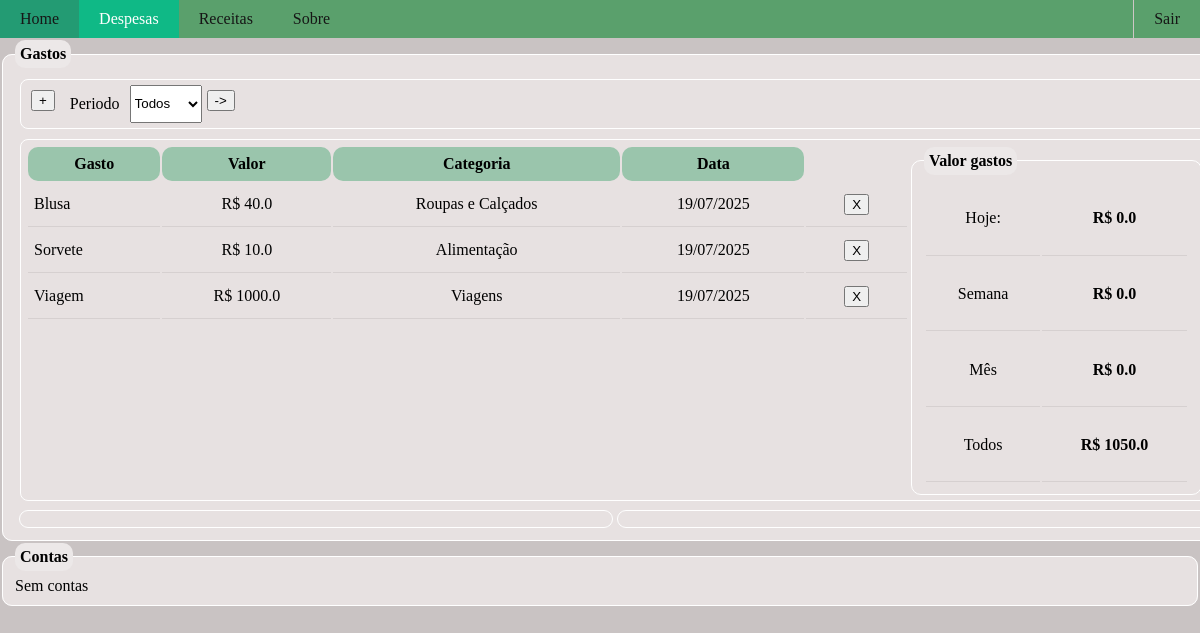
The page /gastos (signed in) on the database its author committed.
### site_flask/models.py (models this page shows)
class Gasto(db.Model):
    id = db.Column(db.Integer, primary_key=True)
    descricao = db.Column(db.String,nullable=False)
    valor = db.Column(db.Float,nullable=False)
    categoria = db.Column(db.String,default='Nenhuma')
    data = db.Column(db.String,default=datetime.strftime(datetime.now(),'%d/%m/%Y'))
    id_usuario = db.Column(db.Integer,db.ForeignKey('usuario.id'),nullable=False)

### site_flask/routes.py (the view)
@app.route("/gastos", methods=['GET','POST'])
@login_required
def gastos():
    form = Periodo()
    form.di.choices=['Todos','Hoje','Semana','Mês']
    if form.validate_on_submit:
        print(form.di.data)
    lista_gastos = Gasto.query.filter_by(id_usuario=current_user.id).all()
    gc = gastos_manager.get_gastos_categoria(lista_gastos)
    gm = gastos_manager.get_gastos_mes(lista_gastos)
    gd = gastos_manager.valor_gastos_dia(lista_gastos)
    gs = gastos_manager.valor_gastos_semana(lista_gastos)
    gmes = gastos_manager.valor_gastos_mes(lista_gastos)
    gt = gastos_manager.valor_todos_gastos(lista_gastos)
    vg = {'gd':gd,'gs':gs,'gm':gmes,'gt':gt}
    lc =[]
    lv = []
    meses = []
    valor = []
    for i in gc:
        lc.append(i['categoria'])
        lv.append(i['valor'])
    for i in gm:
        meses.append(i['mes'])
        valor.append(i['valor'])
    gt = gastos_manager.gastos_por_periodo(lista_gastos,'20/06/2025','10/08/2025')
    print(gt)
    return render_template("gastos.html",lista_gastos=lista_gastos,lc=lc,lv=lv,meses=meses,valor=valor,form=form,vg=vg)

### site_flask/forms.py
class Periodo(FlaskForm):
    di = SelectField("Periodo")
    df = DateTimeField('Data_Final')

### site_flask/gastos_manager.py (called while the page is built)
def get_categorias(lista:list):
        categorias = []
        for g in lista:
            if str(g.categoria).strip() not in categorias:
                categorias.append(str(g.categoria))
        return categorias

def get_valor_total(lista:list):
    valor = 0.0
    for g in lista:
          valor+=float(g.valor)
    return valor

def get_gastos_categoria(lista:list):
    categorias = get_categorias(lista)
    gastos_categoria = []
    for ct in categorias:
        dc = {'categoria':ct,'valor':0,'porcentagem':0}
        for g in lista:
            if str(ct)==str(g.categoria):
                dc['valor']+=g.valor
        dc['porcentagem']=float(round(dc['valor']*100/get_valor_total(lista),2))
        gastos_categoria.append(dc)
    return gastos_categoria

def get_gastos_mes(lista:list):
        meses = ['Jan','Fev','Mar','Abr','Mai','Jun','Jul','Ago','Set','Out','Nov','Dez']
        l = []
        mes_atual = int(datetime.today().strftime('%m'))
        y = int(datetime.today().strftime('%Y'))
        for i in range(0,mes_atual):
            valor = 0.0
            di = datetime.strptime("01/{}/{}".format(i+1,y),"%d/%m/%Y")
            df = datetime.strptime("{}/{}/{}".format((calendar.monthrange(y,i+1)[1]),i+1,y),"%d/%m/%Y")
            for g in lista:
                    gd = datetime.strptime(g.data,"%d/%m/%Y")
                    if gd>=di and gd<=df:
                        valor = valor+g.valor
            l.append({'mes':meses[i],'valor':valor})
        return l

def gastos_por_periodo(lista:list,di,df):
    l = []
    di = datetime.strptime(di,'%d/%m/%Y')
    df = datetime.strptime(df,'%d/%m/%Y')
    for g in lista:
         data = datetime.strptime(g.data,'%d/%m/%Y')
         if data>=di and data<=df:
            l.append(g)
    return l

def valor_gastos_periodo(lista:list,di,df):
    l = gastos_por_periodo(lista,di,df)
    valor = 0.0
    for g in l:
        valor+=g.valor
    return valor

def valor_gastos_dia(lista:list):
    return valor_gastos_periodo(lista,util.today(),util.today())

def valor_gastos_semana(lista:list):
     return valor_gastos_periodo(lista,util.first_day_week(),util.today())

def valor_gastos_mes(lista:list):
     return valor_gastos_periodo(lista,util.first_day_mes(),util.today())

def valor_todos_gastos(lista:list):
     return round(valor_gastos_periodo(lista,'01/01/2025',util.today()),2)

### site_flask/templates/gastos.html (shortened to what this page needs)
{% extends "home.html" %}
{% block body %}
<body>
<ul>
    <li><a href="home">Home</a></li>
    <li><a href="gastos" class="active">Despesas</a></li>
    <li><a href="receitas">Receitas</a></li>
    <li><a href="sobre">Sobre</a></li>
    <li style="float: right;"><a href="logout">Sair</a></li>
</ul>
<div class="vbox">
    <fieldset style="width: 100%;">
        <legend>Gastos</legend>
        <div class="acoes">
        <form action="addgasto"><button type="submit" >+</button></form>
        {{form.di.label(style="margin:10px;")}} {{form.di()}}
        <form>
        <button type="submit">-></button>
        </form>
        </div>
        <div class="acoes">
       <div class="table-div">
       <table>
            <thead><tr><th>Gasto</th>
                <th>Valor</th>
                <th>Categoria</th>
                <th>Data</th></tr></thead>
       <tbody>
        {% for g in lista_gastos %}
            <tr><td style="text-align: left;">{{g.descricao}}</td>
                <td>R$ {{g.valor}}</td>
                <td>{{g.categoria}}</td>
                <td>{{g.data}}</td>
                <td><form action="remove/{{g.id}}"><button>X</button></form></td>
            </tr>
            {% endfor %}
        </tbody></table></div>
    <fieldset style="width: 30%;">
        <legend>Valor gastos</legend>
        <table><tr><td>Hoje:</td><td><h4>R$ {{vg['gd']}}</h4></td></tr>
            <tr><td>Semana</td><td><h4>R$ {{vg['gs']}}</h4></td></tr>
            <tr><td>Mês</td><td><h4>R$ {{vg['gm']}}</h4></td></tr>
            <tr><td>Todos</td><td><h4>R$ {{vg['gt']}}</h4></td></tr>
        </table>
    </fieldset>
    </div>
        <div class="hbox">
            <fieldset style="width:50%;">
            </fieldset>
        <fieldset style="width: 50%;">
        </fieldset>
        </div>
    </fieldset>
    <fieldset>
        <legend>Contas</legend>
        Sem contas
    </fieldset>
</div>
</body>
{% endblock %}

### site_flask/static/style.css (style rules this page uses)
body { background-color: #c9c3c3; font-size: 16px; padding: 0px; width: 100%; margin: 0px; justify-content: center; }
button { margin: 5px; }
ul { list-style-type: none; margin: 0px; padding: 0px; width: 100%; overflow: hidden; background-color: rgb(90, 160, 108); }
li { float: left; }
li:last-child { border-right: none; border-left: 1px solid rgb(206, 198, 198); }
li a { display: block; color: #161616; text-decoration: none; text-align: left; padding: 10px 20px; }
.active { background-color: #0fb986; color: white; }
legend { font-weight: bold; border-radius: 10px; padding: 5px; background-color: rgb(236, 232, 232); }
fieldset { border-radius: 10px; border: none; justify-items: left; display: flex; flex-direction: column; margin-top: 2px; border: solid 1px #ffffff; background-color: rgb(231, 225, 225); }
table { width: 100%; margin:0px; }
th { background-color: rgb(154, 197, 172); font-weight: bold; margin: 0px; padding: 8px; border-radius: 10px; text-align: center; }
tr,td { background-color: transparent; margin: 0px; padding: 6px; border-bottom: solid 1px rgb(214, 208, 208); max-height: 30px; text-align: center; }
thead { position: sticky; z-index: 2; top: 0; }
.hbox { padding: 2px; display: flex; flex-direction: row; justify-content: left; }
.table-div { height: 350px; width: 100%; overflow-x: scroll; overflow-y: scroll; }
.acoes { border: solid 1px #ffffff; margin: 5px; border-radius: 8px; padding: 5px; display: flex; flex-direction: row; justify-content: left; }
.vbox { display: flex; flex-direction: column; }

### rows shown on the page
Gasto: descricao "Blusa", valor "40.0", categoria "Roupas e Calçados", data "19/07/2025"
Gasto: descricao "Sorvete", valor "10.0", categoria "Alimentação", data "19/07/2025"
Gasto: descricao "Viagem", valor "1000.0", categoria "Viagens", data "19/07/2025"

### other values the page prints
{{ vg['gd'] }} "0.0"
{{ vg['gs'] }} "0.0"
{{ vg['gm'] }} "0.0"
{{ vg['gt'] }} "1050.0"
